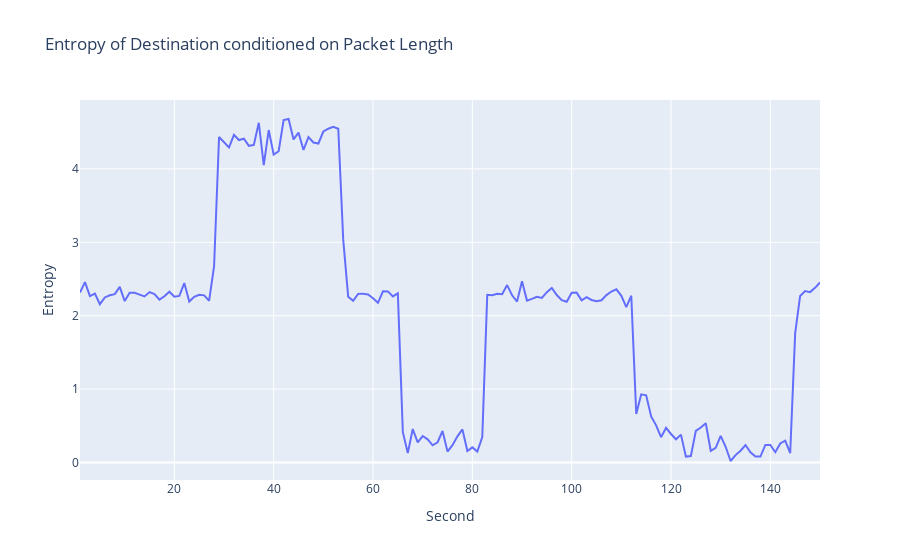

Source (notebook cell):
### Code cell
fig = px.line(dest_len_entropy,
              x='Second', 
              y="total_multiply",
              title="Entropy of Destination conditioned on Packet Length"
             )
# fig.update_xaxes(range = [-4,4])
fig.update_yaxes(title='Entropy')
fig.show()

### Figure 1 — Plotly figure (JSON) as saved in the notebook; plotly's stock layout.template omitted (floating-point values rounded to 4 significant figures; data arrays with more than 128 entries replaced by an {"elided": "..."} marker saying what was removed)
{"data": [{"hovertemplate": "Second=%{x}<br>total_multiply=%{y}<extra></extra>", "legendgroup": "", "line": {"color": "#636efa", "dash": "solid"}, "marker": {"symbol": "circle"}, "mode": "lines", "name": "", "orientation": "v", "showlegend": false, "type": "scatter", "x": {"elided": "150 int values"}, "xaxis": "x", "y": {"elided": "150 float values"}, "yaxis": "y"}], "layout": {"legend": {"tracegroupgap": 0}, "title": {"text": "Entropy of Destination conditioned on Packet Length"}, "xaxis": {"anchor": "y", "domain": [0, 1], "title": {"text": "Second"}}, "yaxis": {"anchor": "x", "domain": [0, 1], "title": {"text": "Entropy"}}}}
